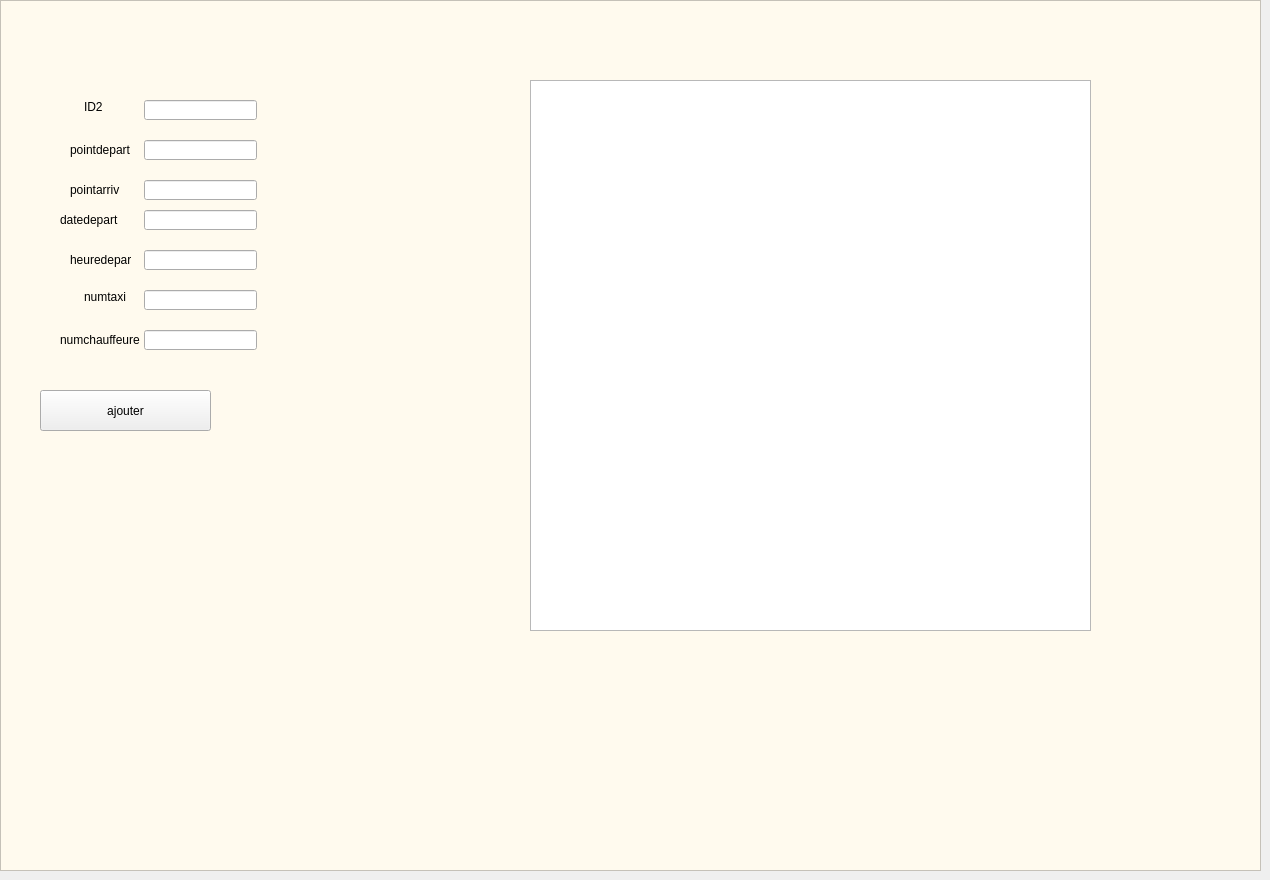
     <widget class="QWidget" name="widget">
      <attribute name="title">
       <string>ajouter_transport</string>
      </attribute>
      <widget class="QGraphicsView" name="graphicsView_21">
       <property name="geometry">
        <rect>
         <x>0</x>
         <y>0</y>
         <width>1261</width>
         <height>871</height>
        </rect>
       </property>
       <property name="styleSheet">
        <string notr="true">
background-color: rgb(255, 250, 238);</string>
       </property>
      </widget>
      <widget class="QGraphicsView" name="graphicsView_10">
       <property name="geometry">
        <rect>
         <x>530</x>
         <y>80</y>
         <width>561</width>
         <height>551</height>
        </rect>
       </property>
       <property name="styleSheet">
        <string notr="true">border-image: url(:/new/logo.png);</string>
       </property>
      </widget>
      <widget class="QPushButton" name="pushButton_18">
       <property name="geometry">
        <rect>
         <x>40</x>
         <y>390</y>
         <width>171</width>
         <height>41</height>
        </rect>
       </property>
       <property name="styleSheet">
        <string notr="true">font: 75 11pt &quot;MS Shell Dlg 2&quot;;
border-image: url(:/new/add.png);</string>
       </property>
       <property name="text">
        <string>ajouter</string>
       </property>
      </widget>
      <widget class="QLabel" name="label_61">
       <property name="geometry">
        <rect>
         <x>60</x>
         <y>330</y>
         <width>81</width>
         <height>20</height>
        </rect>
       </property>
       <property name="text">
        <string>numchauffeure</string>
       </property>
      </widget>
      <widget class="QLabel" name="label_59">
       <property name="geometry">
        <rect>
         <x>70</x>
         <y>250</y>
         <width>61</width>
         <height>20</height>
        </rect>
       </property>
       <property name="text">
        <string>heuredepart</string>
       </property>
      </widget>
      <widget class="QLineEdit" name="lineEdit_13">
       <property name="geometry">
        <rect>
         <x>144</x>
         <y>140</y>
         <width>113</width>
         <height>20</height>
        </rect>
       </property>
      </widget>
      <widget class="QLabel" name="label_55">
       <property name="geometry">
        <rect>
         <x>84</x>
         <y>100</y>
         <width>47</width>
         <height>13</height>
        </rect>
       </property>
       <property name="text">
        <string>ID2</string>
       </property>
      </widget>
      <widget class="QLabel" name="label_60">
       <property name="geometry">
        <rect>
         <x>60</x>
         <y>210</y>
         <width>61</width>
         <height>20</height>
        </rect>
       </property>
       <property name="text">
        <string>datedepart</string>
       </property>
      </widget>
      <widget class="QLabel" name="label_56">
       <property name="geometry">
        <rect>
         <x>70</x>
         <y>180</y>
         <width>51</width>
         <height>20</height>
        </rect>
       </property>
       <property name="text">
        <string>pointarriv</string>
       </property>
      </widget>
      <widget class="QLineEdit" name="lineEdit_30">
       <property name="geometry">
        <rect>
         <x>144</x>
         <y>290</y>
         <width>113</width>
         <height>20</height>
        </rect>
       </property>
      </widget>
      <widget class="QLineEdit" name="lineEdit_32">
       <property name="geometry">
        <rect>
         <x>144</x>
         <y>100</y>
         <width>113</width>
         <height>20</height>
        </rect>
       </property>
      </widget>
      <widget class="QLineEdit" name="lineEdit_34">
       <property name="geometry">
        <rect>
         <x>144</x>
         <y>180</y>
         <width>113</width>
         <height>20</height>
        </rect>
       </property>
      </widget>
      <widget class="QLabel" name="label_46">
       <property name="geometry">
        <rect>
         <x>84</x>
         <y>290</y>
         <width>47</width>
         <height>13</height>
        </rect>
       </property>
       <property name="text">
        <string>numtaxi</string>
       </property>
      </widget>
      <widget class="QLineEdit" name="lineEdit_33">
       <property name="geometry">
        <rect>
         <x>144</x>
         <y>210</y>
         <width>113</width>
         <height>20</height>
        </rect>
       </property>
      </widget>
      <widget class="QLineEdit" name="lineEdit_29">
       <property name="geometry">
        <rect>
         <x>144</x>
         <y>330</y>
         <width>113</width>
         <height>20</height>
        </rect>
       </property>
      </widget>
      <widget class="QLineEdit" name="lineEdit_31">
       <property name="geometry">
        <rect>
         <x>144</x>
         <y>250</y>
         <width>113</width>
         <height>20</height>
        </rect>
       </property>
      </widget>
      <widget class="QLabel" name="label_58">
       <property name="geometry">
        <rect>
         <x>70</x>
         <y>140</y>
         <width>61</width>
         <height>20</height>
        </rect>
       </property>
       <property name="text">
        <string>pointdepart</string>
       </property>
      </widget>
     </widget>
